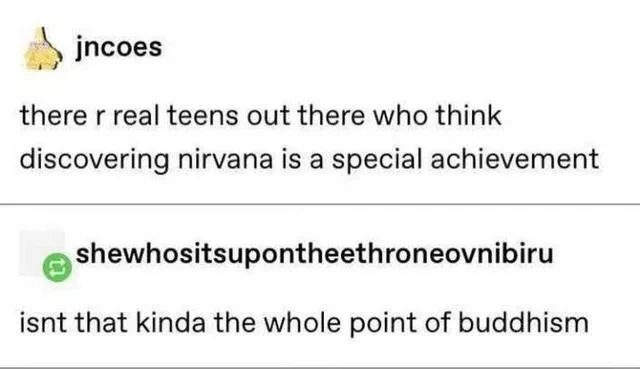
#> input picture Steganografia/6xw52g325f191.webp, 640 x 369 px, given in place of test.png, which was not available
$ python test.py
#> lines starting #> are read from the running program, lines starting #| are printed output that depends on the picture; after the words box and inside, x2 and y2 are one past the last pixel; in counts of white or black regions, pixels touching at a corner belong together; long printed decimals are rounded; pictures that were not available may be replaced by others from this repository, and a replacement may not be noted
from matplotlib import pyplot as plt
from skimage import img_as_float
import skimage.io as io
from skimage.color import rgb2gray
import random


def get_Sn(image_to_watermark, seed, n, a=0.004):
    i = 0
    while i < len(image_to_watermark):
        j = 0
        while j < len(image_to_watermark[i]):
            if image_to_watermark[i][j] < a:
                image_to_watermark[i][j] = a
            if image_to_watermark[i][j] > 1 - a:
                image_to_watermark[i][j] = 1 - a
            j += 1
        i += 1

    random.seed(seed)

    to_change = []
    for i in range(n):
        to_change.append(
            (
                (random.randint(0, len(image_to_watermark) - 1), random.randint(0, len(image_to_watermark[0]) - 1)),
                (random.randint(0, len(image_to_watermark) - 1), random.randint(0, len(image_to_watermark[0]) - 1))
            )
        )
    watermarked_img = image_to_watermark.copy()

    Sn = 0
    for pixels in to_change:
        Sn += watermarked_img[pixels[0][0]][pixels[0][1]] - watermarked_img[pixels[1][0]][pixels[1][1]]
    return Sn


def watermark(image_to_watermark, seed, n, a=0.004):
    i = 0
    while i < len(image_to_watermark):
        j = 0
        while j < len(image_to_watermark[i]):
            if image_to_watermark[i][j] < a:
                image_to_watermark[i][j] = a
            if image_to_watermark[i][j] > 1 - a:
                image_to_watermark[i][j] = 1 - a
            j += 1
        i += 1

    random.seed(seed)

    to_change = []
    for i in range(n):
        to_change.append(
            (
                (random.randint(0, len(image_to_watermark) - 1), random.randint(0, len(image_to_watermark[0]) - 1)),
                (random.randint(0, len(image_to_watermark) - 1), random.randint(0, len(image_to_watermark[0]) - 1))
            )
        )
    watermarked_img = image_to_watermark.copy()
    for pixels in to_change:
        watermarked_img[pixels[0][0]][pixels[0][1]] += a
        watermarked_img[pixels[1][0]][pixels[1][1]] -= a

    Sn = 0
    for pixels in to_change:
        Sn += watermarked_img[pixels[0][0]][pixels[0][1]] - watermarked_img[pixels[1][0]][pixels[1][1]]
    return watermarked_img, Sn


def check(image_to_check, seed, n, a=0.004):
    random.seed(seed)

    to_change = []
    for i in range(n):
        to_change.append(
            (
                (random.randint(0, len(image_to_check) - 1), random.randint(0, len(image_to_check[0]) - 1)),
                (random.randint(0, len(image_to_check) - 1), random.randint(0, len(image_to_check[0]) - 1))
            )
        )
    image_after_check = image_to_check.copy()
    for pixels in to_change:
        image_after_check[pixels[0][0]][pixels[0][1]] -= a
        image_after_check[pixels[1][0]][pixels[1][1]] += a

    Sn = 0
    for pixels in to_change:
        Sn += image_after_check[pixels[0][0]][pixels[0][1]] - image_after_check[pixels[1][0]][pixels[1][1]]
    return image_after_check, Sn


imgo = img_as_float(io.imread('test.png'))
imgo = rgb2gray(imgo)
#> imgo: shape (369, 640) float64
changed_img = img_as_float(io.imread('changed_test.png'))
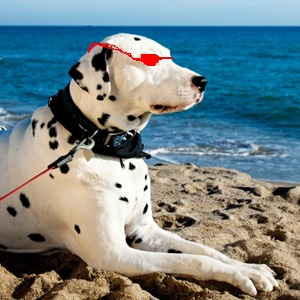
#> input picture Steganografia/changed_test.png, 300 x 300 px
changed_img = rgb2gray(changed_img)
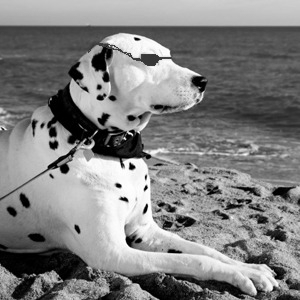
#> changed_img: shape (300, 300) float64; min 0, max 1, mean 0.508

rand_seed = 15

oSn = get_Sn(imgo, rand_seed, 100)
#> after the loop in get_Sn, `while i < len(image_to_watermark):`: i = 369
#> after the loop in get_Sn, `for i in range(n):`: to_change = 100 items
#> the loop in get_Sn, `for pixels in to_change:` made 100 passes
#> (pixels, Sn) on passes 1 to 12: (((106, 11), (266, 37)), 0.0515), (((80, 244), (8, 56)), 0.0515), (((348, 150), (355, 376)), 0.0515), (((122, 119), (173, 477)), 0.0672), (((362, 364), (143, 401)), 0.0554), (((134, 352), (117, 211)), 1.05), (((181, 320), (114, 312)), 1.76), (((261, 430), (118, 591)), 1.76), (((233, 429), (250, 80)), 2.66), (((236, 578), (184, 449)), 2.66), (((291, 322), (355, 461)), 2.66), (((207, 67), (251, 19)), 2.66)
#> after the loop in get_Sn, `for pixels in to_change:`: Sn = 6.14
#> oSn = 6.14
img_with_watermark, Si0 = watermark(imgo, rand_seed, 100)
#> after the loop in watermark, `while i < len(image_to_watermark):`: i = 369
#> after the loop in watermark, `for i in range(n):`: to_change = 100 items
#> the loop in watermark, `for pixels in to_change:` made 100 passes
#> pixels on passes 1 to 12: ((106, 11), (266, 37)), ((80, 244), (8, 56)), ((348, 150), (355, 376)), ((122, 119), (173, 477)), ((362, 364), (143, 401)), ((134, 352), (117, 211)), ((181, 320), (114, 312)), ((261, 430), (118, 591)), ((233, 429), (250, 80)), ((236, 578), (184, 449)), ((291, 322), (355, 461)), ((207, 67), (251, 19))
#> after the loop in watermark, `for pixels in to_change:`:
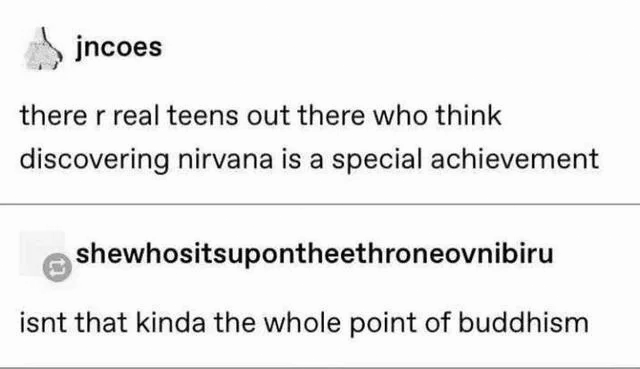
#> watermarked_img: shape (369, 640) float64; min 0, max 1, mean 0.932
#> the loop in watermark, `for pixels in to_change:` made 100 passes
#> (pixels, Sn) on passes 1 to 12: (((106, 11), (266, 37)), 0.0595), (((80, 244), (8, 56)), 0.0675), (((348, 150), (355, 376)), 0.0755), (((122, 119), (173, 477)), 0.0992), (((362, 364), (143, 401)), 0.0954), (((134, 352), (117, 211)), 1.1), (((181, 320), (114, 312)), 1.82), (((261, 430), (118, 591)), 1.83), (((233, 429), (250, 80)), 2.73), (((236, 578), (184, 449)), 2.74), (((291, 322), (355, 461)), 2.74), (((207, 67), (251, 19)), 2.76)
#> after the loop in watermark, `for pixels in to_change:`: Sn = 6.94
#> Si0 = 6.94
tmp1, Si1 = check(changed_img, rand_seed, 100)
#> after the loop in check, `for i in range(n):`: to_change = 100 items
#> the loop in check, `for pixels in to_change:` made 100 passes
#> pixels on passes 1 to 12: ((106, 5), (266, 18)), ((80, 122), (8, 28)), ((75, 188), (122, 59)), ((173, 238), (182, 143)), ((200, 134), (176, 117)), ((105, 181), (160, 114)), ((156, 261), (215, 118)), ((295, 233), (214, 250)), ((40, 236), (289, 184)), ((224, 291), (161, 230)), ((207, 33), (251, 9)), ((100, 71), (273, 88))
#> after the loop in check, `for pixels in to_change:`: image_after_check: shape (300, 300) float64; 0.22% of pixels changed, all inside (x1, y1, x2, y2) = (1, 1, 300, 300)
#> the loop in check, `for pixels in to_change:` made 100 passes
#> (pixels, Sn) on passes 1 to 12: (((106, 5), (266, 18)), 0.311), (((80, 122), (8, 28)), 0.291), (((75, 188), (122, 59)), 1.01), (((173, 238), (182, 143)), 0.777), (((200, 134), (176, 117)), 0.773), (((105, 181), (160, 114)), 0.611), (((156, 261), (215, 118)), 0.452), (((295, 233), (214, 250)), 0.133), (((40, 236), (289, 184)), 0.356), (((224, 291), (161, 230)), 0.585), (((207, 33), (251, 9)), 0.959), (((100, 71), (273, 88)), 0.799)
#> after the loop in check, `for pixels in to_change:`: Sn = -4.35
#> Si1 = -4.35
tmp2, Si2 = check(img_with_watermark, rand_seed, 100)
#> the loop in check (call 2), `for pixels in to_change:` made 100 passes
#> the loop in check (call 2), `for pixels in to_change:` made 100 passes
#> Si2 = 6.14

fig, axs = plt.subplots(1, 3)
axs[0].imshow(imgo, cmap="gray")
axs[1].imshow(img_with_watermark, cmap="gray")
axs[2].imshow(changed_img, cmap="gray")

fig.set_size_inches(14, 10)
plt.show()
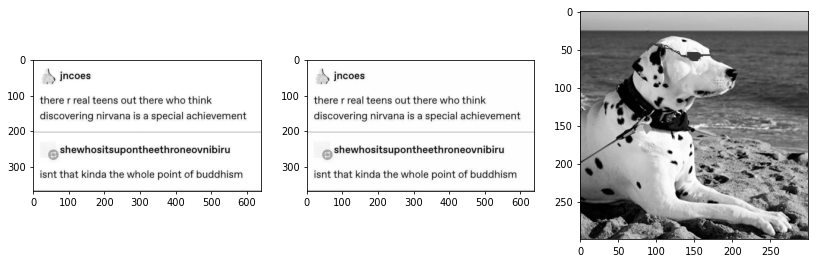
#> figure drawn by matplotlib, 3 panels

print("Original value: ", round(oSn, 5))
#| Original value:  6.142
print("Value for edited picture: ", round(Si1, 5))
#| Value for edited picture:  -4.349
print("Value for unedited picture: ", round(Si2, 5))
#| Value for unedited picture:  6.142
